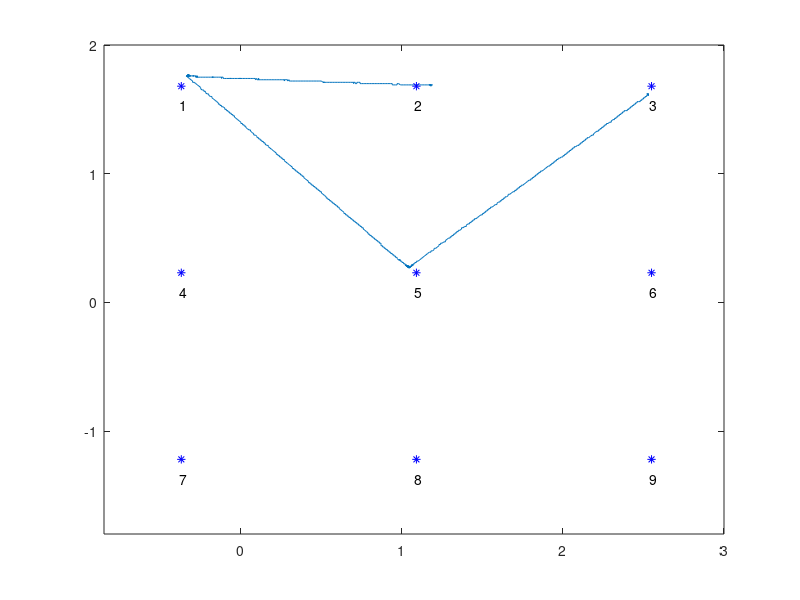

Recreate this plot in MATLAB.
close all;
clear;

p = dlmread('7.csv', ';', 1, 0);

% Plot distance

t0 = p(1,1);
p(:,1) = (p(:,1) - t0) * 10^(-6);


t = p(:,1);
x = p(:,2); 
y = p(:,3);
a = p(:,4);


plot(x,y);
hold on

m=[
    -0.37, 1.68; 
    1.09, 1.68; 
    2.55, 1.68; 
    -0.37, 0.23; 
    1.09, 0.23; 
    2.55, 0.23;
    -0.37, -1.22; 
    1.09, -1.22; 
    2.55, -1.22];

plot(m(:,1), m(:,2), 'b*')
axis([-0.85 3 -1.8 2])
%grid

offset_x = 0.01;
offset_y = 0.15;


text(m(1,1)-offset_x, m(1,2)-offset_y, '1');
text(m(2,1)-offset_x, m(2,2)-offset_y, '2');
text(m(3,1)-offset_x, m(3,2)-offset_y, '3');
text(m(4,1)-offset_x, m(4,2)-offset_y, '4');
text(m(5,1)-offset_x, m(5,2)-offset_y, '5');
text(m(6,1)-offset_x, m(6,2)-offset_y, '6');
text(m(7,1)-offset_x, m(7,2)-offset_y, '7');
text(m(8,1)-offset_x, m(8,2)-offset_y, '8');
text(m(9,1)-offset_x, m(9,2)-offset_y, '9');
